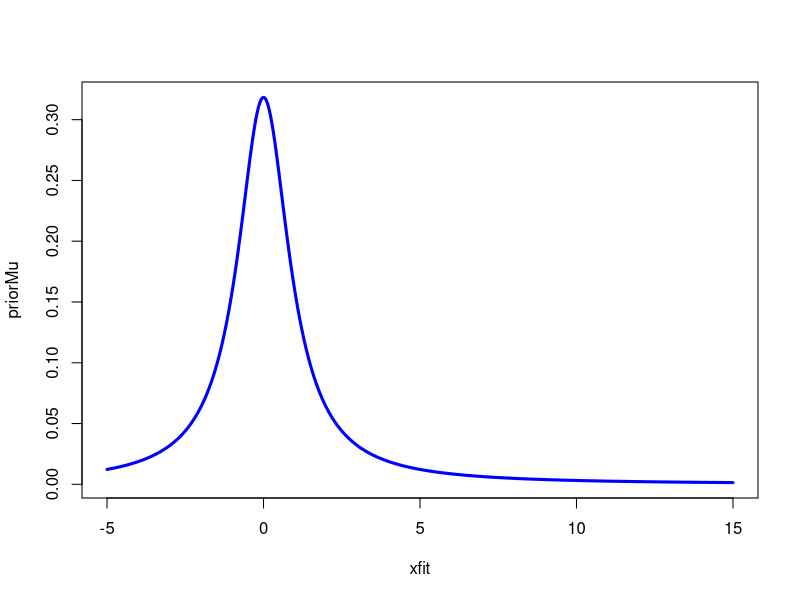
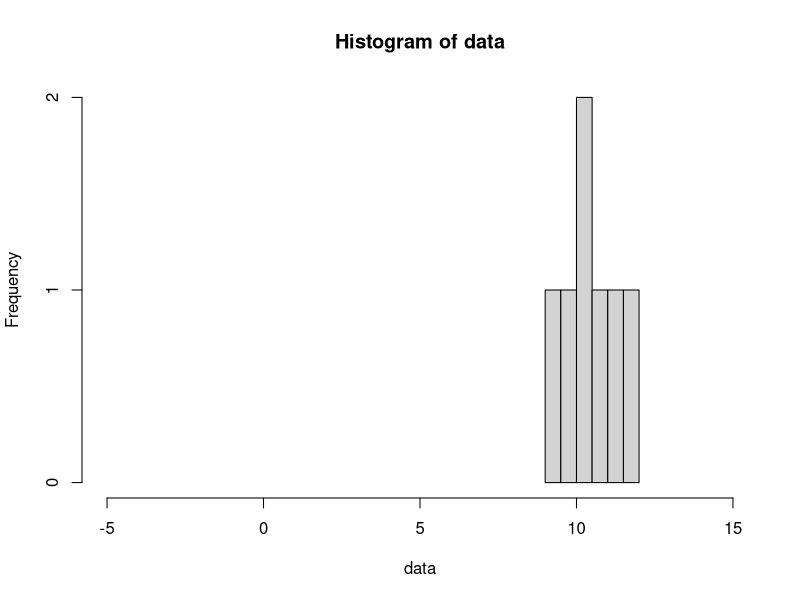
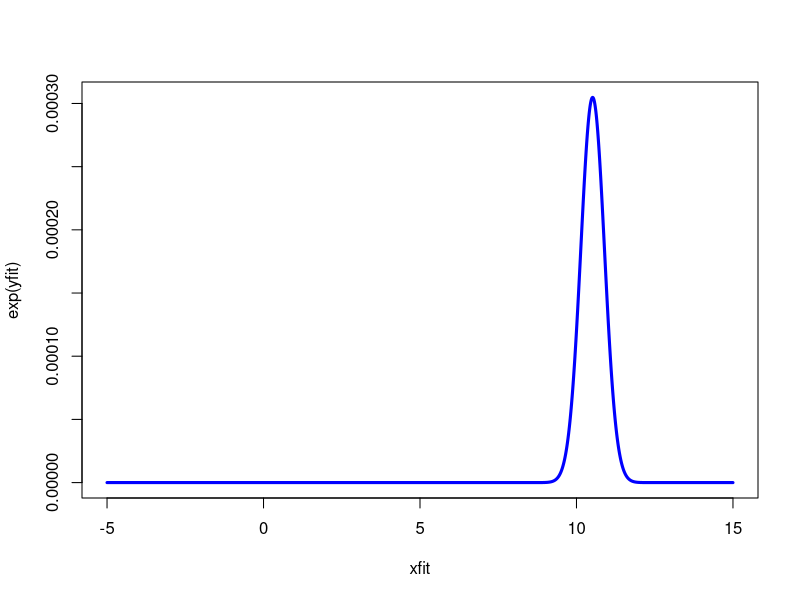
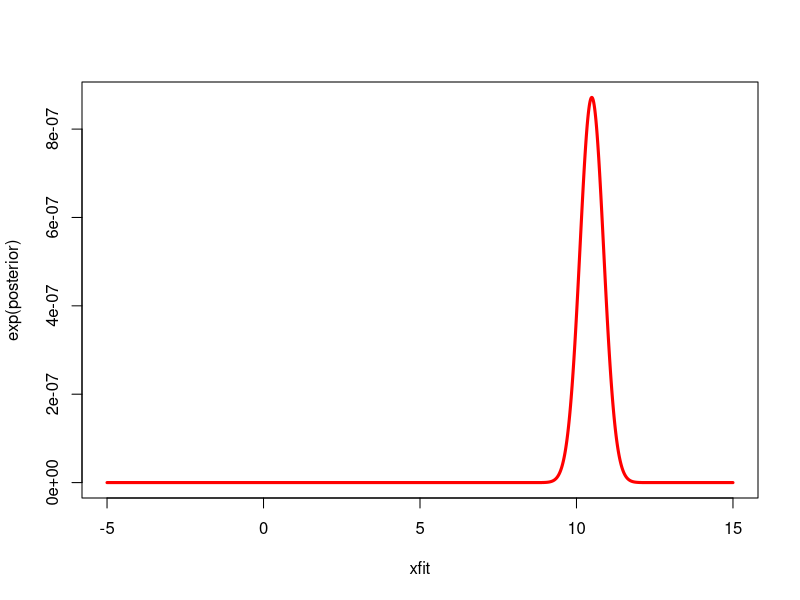
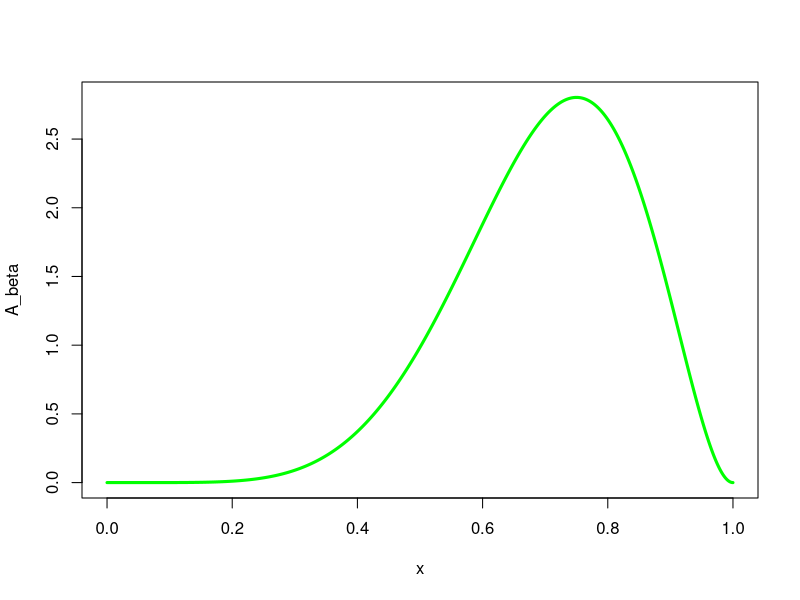
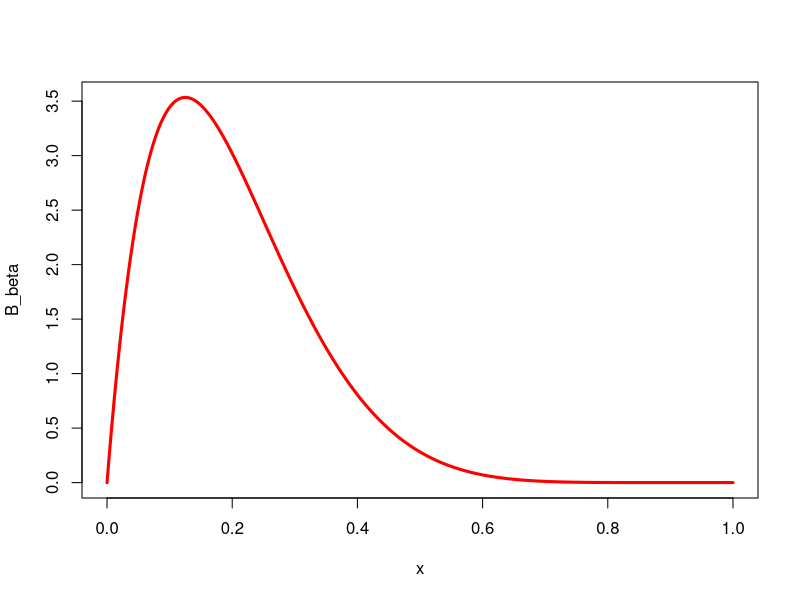
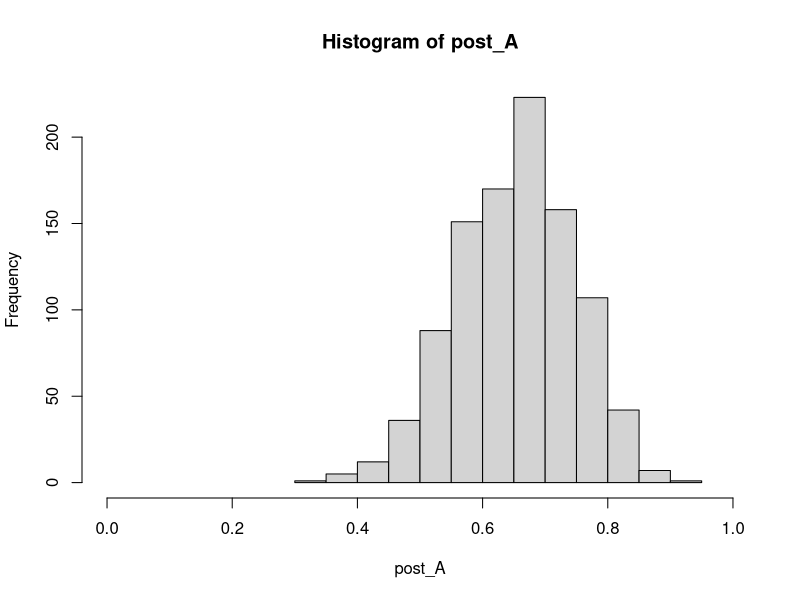
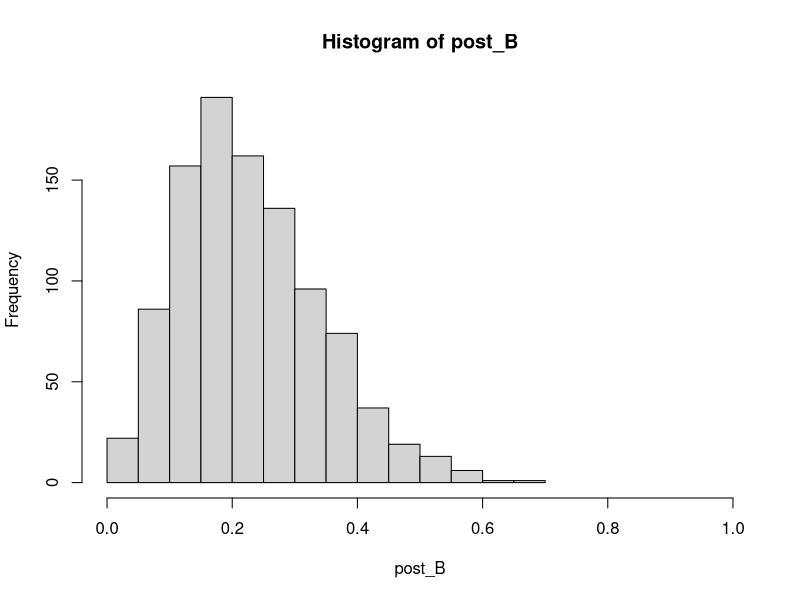

Write R code to recreate these figures, in order.
## ---- chunk 1

library(gtools)
knitr::opts_chunk$set(echo = TRUE)
## ---- chunk 2

#prior for Mu
xfit <- seq(-5, 15, 0.01)
priorMu <- dt(xfit, df = 1)
plot(xfit, priorMu, type = 'l', lwd = 3, col = "blue")
## ---- chunk 3

data <- c(11.3710, 9.4353, 10.3631, 10.6329, 10.4043, 9.8939, 11.5115)
hist(xlim = range(-5, 15), x = data)

## ---- chunk 4
normal_log_likelihood <- function(mu, data, sigma2 = 1) {
  xsum <- sum((data - mu)**2)
  return(-length(data)/2*log(2*pi) - length(data)/2 * log(sigma2) - 1/(2 * sigma2) * xsum)
}

xfit <- seq(-5, 15, 0.01)
i <- 1
yfit <- c(xfit)
while(i <= length(xfit)) {
 yfit[i] <- normal_log_likelihood(xfit[i], data)
 i <- i + 1
}

likelihoodplot <- plot(xfit, exp(yfit), type = 'l', lwd = 3, col = "blue")
## ---- chunk 5
#posterior
xfit <- seq(-5, 15, 0.01)
posterior <- yfit + log(priorMu)
plot(xfit, exp(posterior), type = 'l', lwd = 3, col = "red")

## ---- chunk 6
# Prior för produkt A
x <- seq(0, 1, 0.001)
A_beta <- dbeta(x, 7, 3)
plot(x, A_beta, type = 'l', lwd = 3, col = "green")
## ---- chunk 7
# Prior för produkt B
x <- seq(0, 1, 0.001)
B_beta <- dbeta(x, 2, 8)
plot(x, B_beta, type = 'l', lwd = 3, col = "red")
## ---- chunk 8
x <- seq(0, 1, 0.001)
post_A <- rbeta(x, 15, 8)
hist(xlim = range(0, 1), post_A)
## ---- chunk 9
x <- seq(0, 1, 0.001)
post_B <- rbeta(x, 3, 10)
hist(xlim = range(0, 1), post_B)
## ---- chunk 10
AMoreInteresting <- function(a, b) {
  i <- 1
  aLarger <- 0
  while (i < length(a)) {
    if (a[i] > b[i]) {
      aLarger <- aLarger + 1
    }
    i <- i + 1
  }
  return (aLarger/length(a))
}

AMoreInteresting(post_A, post_B)
## ---- chunk 11
XMoreThanHalfInteresting <- function(x) {
  i <- 1
  xLarger <- 0
  while (i < length(x)) {
    if (x[i] > 0.5) {
      xLarger <- xLarger + 1
    }
    i <- i + 1
  }
  return (xLarger/length(x))
}

XMoreThanHalfInteresting(post_A)
XMoreThanHalfInteresting(post_B)
## ---- chunk 12
# aposterior för produkt A
x <- seq(0, 1, 0.001)
A_beta <- rbeta(x, 15, 8)
A_rbin <- rbinom(10000, 87, mean(A_beta))
hist(A_rbin)
## ---- chunk 13
# aposterior för produkt B
x <- seq(0, 1, 0.001)
B_beta <- rbeta(x, 3, 10)
B_rbin <- rbinom(10000, 87, mean(B_beta))
hist(B_rbin)

## ---- chunk 14
# Produkt A:
 length(A_rbin[A_rbin>40])/length(A_rbin)

# Produkt B:
 length(B_rbin[B_rbin>40])/length(B_rbin)
## ---- chunk 15
# Produkt A:
87 * mean(A_beta)

#Produkt B:
87 * mean(B_beta)
## ---- chunk 16
mean <- 0.07/365 # 7 procent genomsnittlig avkastning per år
variance = 0.001**2 # daglig varians på avkastningen (osäkerhet)
xfit <- seq(-0.007, 0.007, 0.0001)
prior <- dnorm(xfit, mean, variance**(1/2))
plot(xfit, prior, type = "l")
## ---- chunk 17
data = c(0.0315, -0.0180, -0.0021, -0.0202, 0.0076)
mean_data <- mean(data)
sigma2 <- sum((data-mean_data)**2)/(length(data) - 1) # variance

omega <- (length(data)/sigma2)/(length(data)/sigma2+1/variance)
myx <- omega*mean(data)+(1-omega)*mean # väntevärde för aposterior
print(myx)
thau2x <- 1/(length(data)/sigma2 + 1/variance)
aposterior <- dnorm(xfit, myx, thau2x**(1/2))
plot(xfit, aposterior, type = "l")
## ---- chunk 18
post_sim <- rnorm(10000, myx, thau2x**(1/2))
post_sim <- sort(post_sim, decreasing = FALSE)
post_sim_1perc <- post_sim[1:100]
var <- abs(100000 * post_sim_1perc)

hist(var)
## ---- chunk 19
quantile(var, probs = c(0.0, 0.95))
## ---- chunk 20
set.seed(4711)
voteprior <- rdirichlet(n = 1000, alpha = c(20, 8, 10, 4, 30, 7, 6, 13, 2))

#Moderaterna
hist(voteprior[,1], main = "Moderaterna", xlim= c(0, 0.5))
abline(v = 0.2333, col = "blue")

#Folkpartiet
hist(voteprior[,2], main = "Folkpartiet", xlim= c(0, 0.5))
abline(v = 0.0542, col = "blue")

#Centerpartiet
hist(voteprior[,3], main = "Centerpartiet", xlim= c(0, 0.5))
abline(v = 0.0611, col = "green")

#Kristdemokratera
hist(voteprior[,4], main = "Kristdemokraterna", xlim= c(0, 0.5))
abline(v = 0.0457, col = "blue")

#Socialdemokraterna
hist(voteprior[,5], main = "Socialdemokraterna", xlim= c(0, 0.5))
abline(v = 0.3101, col = "red")

#Vänsterpartiet
hist(voteprior[,6], main = "Vänsterpartiet", xlim= c(0, 0.5))
abline(v = 0.0572, col = "red")

#Miljöpartiet
hist(voteprior[,7], main = "Miljöpartiet", xlim= c(0, 0.5))
abline(v = 0.0689, col = "green")

#Sverigedemokraterna
hist(voteprior[,8], main = "Sverigedemokraterna", xlim= c(0, 0.5))
abline(v = 0.1286, col = "blue")

#Feministiskt initiativ
hist(voteprior[,9], main = "Feministiskt initiativ", xlim= c(0, 0.5))
abline(v = 0.0312, col = "pink")
## ---- chunk 21
votepost <- rdirichlet(n = 10000, alpha = c(20+32, 8+12, 10+27, 4+6, 30+58, 7+15, 6+8, 13+36, 2+4))

i = 1
while(i <= 10000) {
  j = 1
  while(j <= 9) {
    if (votepost[i,j] < 0.04) {
      votepost[i,j] <- 0
    }
    j <- j + 1
  }
  c <- 1/sum(votepost[i,])
  k = 1
  while (k <= 9) {
    votepost[i,k] <- votepost[i,k] * c
    k <- k + 1
  }
  i <- i + 1
} 
## ---- chunk 22
sum(votepost[,1]+votepost[,2]+votepost[,3]+votepost[,4]<votepost[,5]+votepost[,6]+votepost[,7])/10000
## ---- chunk 23
sum(votepost[,8] > votepost[,1])/10000
## ---- chunk 24
sum(votepost[,4] < 0.04)/10000
## ---- chunk 25
sum(votepost[,7] < 0.04)/10000
## ---- chunk 26
quantile(votepost[,5], probs = c(0.025, 0.975))
